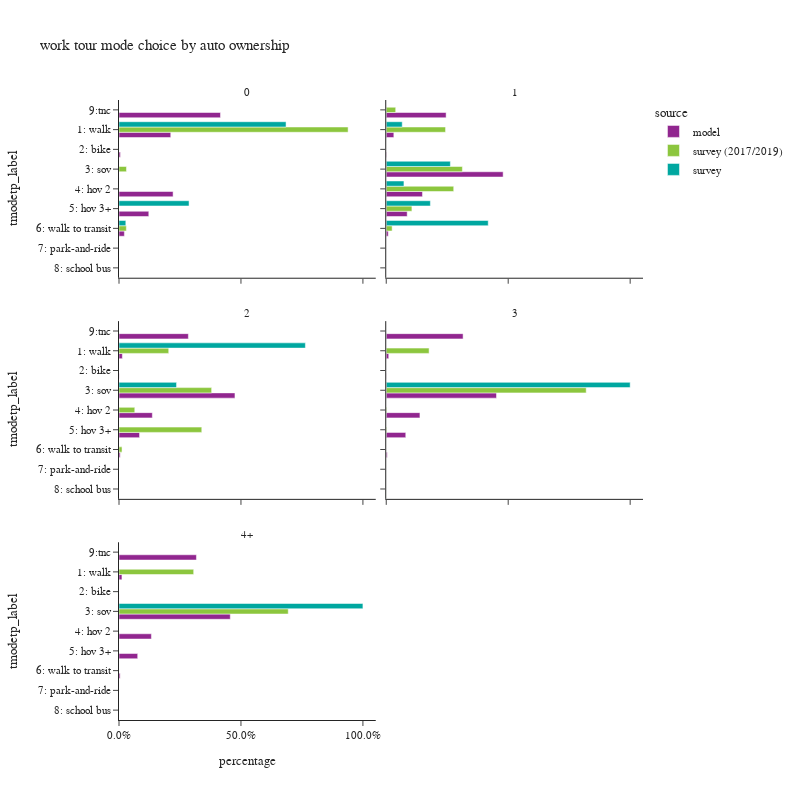

The code cell stored with this chart in its notebook:
### Code cell
plot_mode_choice(wk_base_subtour.loc[wk_base_subtour['auto_ownership_4+']!="-1"],"auto_ownership_4+",
                 {"auto_ownership_4+":["0","1","2","3","4+"],
                  "tmodetp_label":["1: walk","2: bike","3: sov","4: hov 2","5: hov 3+","6: walk to transit",
                                   "7: park-and-ride","8: school bus","9: other–survey only"]},
                 "auto ownership",2,800)

### Figure 1 — Plotly figure (JSON) as saved in the notebook; plotly's stock layout.template omitted (floating-point values rounded to 4 significant figures)
{"data": [{"alignmentgroup": "True", "customdata": [[509], [14], [532], [293], [53], [998]], "hovertemplate": "source=model<br>auto_ownership_4+=0<br>percentage=%{x}<br>tmodetp_label=%{y}<br>sample count=%{customdata[0]}<extra></extra>", "legendgroup": "model", "marker": {"color": "#91268F", "pattern": {"shape": ""}}, "name": "model", "offsetgroup": "model", "orientation": "h", "showlegend": true, "textposition": "auto", "type": "bar", "x": [0.2122, 0.005836, 0.2218, 0.1221, 0.02209, 0.416], "xaxis": "x5", "y": ["1: walk", "2: bike", "4: hov 2", "5: hov 3+", "6: walk to transit", "9:tnc"], "yaxis": "y5"}, {"alignmentgroup": "True", "customdata": [[495], [25], [7611], [2358], [1364], [131], [3898]], "hovertemplate": "source=model<br>auto_ownership_4+=1<br>percentage=%{x}<br>tmodetp_label=%{y}<br>sample count=%{customdata[0]}<extra></extra>", "legendgroup": "model", "marker": {"color": "#91268F", "pattern": {"shape": ""}}, "name": "model", "offsetgroup": "model", "orientation": "h", "showlegend": false, "textposition": "auto", "type": "bar", "x": [0.03117, 0.001574, 0.4792, 0.1485, 0.08588, 0.008248, 0.2454], "xaxis": "x6", "y": ["1: walk", "2: bike", "3: sov", "4: hov 2", "5: hov 3+", "6: walk to transit", "9:tnc"], "yaxis": "y6"}, {"alignmentgroup": "True", "customdata": [[340], [17], [11756], [3379], [2082], [122], [7033]], "hovertemplate": "source=model<br>auto_ownership_4+=2<br>percentage=%{x}<br>tmodetp_label=%{y}<br>sample count=%{customdata[0]}<extra></extra>", "legendgroup": "model", "marker": {"color": "#91268F", "pattern": {"shape": ""}}, "name": "model", "offsetgroup": "model", "orientation": "h", "showlegend": false, "textposition": "auto", "type": "bar", "x": [0.01375, 0.0006875, 0.4754, 0.1366, 0.08419, 0.004933, 0.2844], "xaxis": "x3", "y": ["1: walk", "2: bike", "3: sov", "4: hov 2", "5: hov 3+", "6: walk to transit", "9:tnc"], "yaxis": "y3"}, {"alignmentgroup": "True", "customdata": [[118], [6], [5223], [1596], [925], [47], [3641]], "hovertemplate": "source=model<br>auto_ownership_4+=3<br>percentage=%{x}<br>tmodetp_label=%{y}<br>sample count=%{customdata[0]}<extra></extra>", "legendgroup": "model", "marker": {"color": "#91268F", "pattern": {"shape": ""}}, "name": "model", "offsetgroup": "model", "orientation": "h", "showlegend": false, "textposition": "auto", "type": "bar", "x": [0.01021, 0.0005192, 0.452, 0.1381, 0.08004, 0.004067, 0.3151], "xaxis": "x4", "y": ["1: walk", "2: bike", "3: sov", "4: hov 2", "5: hov 3+", "6: walk to transit", "9:tnc"], "yaxis": "y4"}, {"alignmentgroup": "True", "customdata": [[99], [2], [3751], [1092], [630], [38], [2610]], "hovertemplate": "source=model<br>auto_ownership_4+=4+<br>percentage=%{x}<br>tmodetp_label=%{y}<br>sample count=%{customdata[0]}<extra></extra>", "legendgroup": "model", "marker": {"color": "#91268F", "pattern": {"shape": ""}}, "name": "model", "offsetgroup": "model", "orientation": "h", "showlegend": false, "textposition": "auto", "type": "bar", "x": [0.01204, 0.0002432, 0.4562, 0.1328, 0.07662, 0.004622, 0.3174], "xaxis": "x", "y": ["1: walk", "2: bike", "3: sov", "4: hov 2", "5: hov 3+", "6: walk to transit", "9:tnc"], "yaxis": "y"}, {"alignmentgroup": "True", "customdata": [[14], [1], [2]], "hovertemplate": "source=survey (2017/2019)<br>auto_ownership_4+=0<br>percentage=%{x}<br>tmodetp_label=%{y}<br>sample count=%{customdata[0]}<extra></extra>", "legendgroup": "survey (2017/2019)", "marker": {"color": "#8CC63E", "pattern": {"shape": ""}}, "name": "survey (2017/2019)", "offsetgroup": "survey (2017/2019)", "orientation": "h", "showlegend": true, "textposition": "auto", "type": "bar", "x": [0.9393, 0.03062, 0.03011], "xaxis": "x5", "y": ["1: walk", "3: sov", "6: walk to transit"], "yaxis": "y5"}, {"alignmentgroup": "True", "customdata": [[37], [24], [16], [17], [10], [2]], "hovertemplate": "source=survey (2017/2019)<br>auto_ownership_4+=1<br>percentage=%{x}<br>tmodetp_label=%{y}<br>sample count=%{customdata[0]}<extra></extra>", "legendgroup": "survey (2017/2019)", "marker": {"color": "#8CC63E", "pattern": {"shape": ""}}, "name": "survey (2017/2019)", "offsetgroup": "survey (2017/2019)", "orientation": "h", "showlegend": false, "textposition": "auto", "type": "bar", "x": [0.2431, 0.3122, 0.2766, 0.1052, 0.02416, 0.03873], "xaxis": "x6", "y": ["1: walk", "3: sov", "4: hov 2", "5: hov 3+", "6: walk to transit", "9:tnc"], "yaxis": "y6"}, {"alignmentgroup": "True", "customdata": [[15], [34], [10], [6], [4]], "hovertemplate": "source=survey (2017/2019)<br>auto_ownership_4+=2<br>percentage=%{x}<br>tmodetp_label=%{y}<br>sample count=%{customdata[0]}<extra></extra>", "legendgroup": "survey (2017/2019)", "marker": {"color": "#8CC63E", "pattern": {"shape": ""}}, "name": "survey (2017/2019)", "offsetgroup": "survey (2017/2019)", "orientation": "h", "showlegend": false, "textposition": "auto", "type": "bar", "x": [0.2038, 0.3798, 0.06465, 0.3393, 0.01243], "xaxis": "x3", "y": ["1: walk", "3: sov", "4: hov 2", "5: hov 3+", "6: walk to transit"], "yaxis": "y3"}, {"alignmentgroup": "True", "customdata": [[3], [14], [2], [1], [1]], "hovertemplate": "source=survey (2017/2019)<br>auto_ownership_4+=3<br>percentage=%{x}<br>tmodetp_label=%{y}<br>sample count=%{customdata[0]}<extra></extra>", "legendgroup": "survey (2017/2019)", "marker": {"color": "#8CC63E", "pattern": {"shape": ""}}, "name": "survey (2017/2019)", "offsetgroup": "survey (2017/2019)", "orientation": "h", "showlegend": false, "textposition": "auto", "type": "bar", "x": [0.1757, 0.8198, 0.002302, 0.00218, 8.603e-05], "xaxis": "x4", "y": ["1: walk", "3: sov", "4: hov 2", "5: hov 3+", "8: school bus"], "yaxis": "y4"}, {"alignmentgroup": "True", "customdata": [[1], [6]], "hovertemplate": "source=survey (2017/2019)<br>auto_ownership_4+=4+<br>percentage=%{x}<br>tmodetp_label=%{y}<br>sample count=%{customdata[0]}<extra></extra>", "legendgroup": "survey (2017/2019)", "marker": {"color": "#8CC63E", "pattern": {"shape": ""}}, "name": "survey (2017/2019)", "offsetgroup": "survey (2017/2019)", "orientation": "h", "showlegend": false, "textposition": "auto", "type": "bar", "x": [0.3062, 0.6938], "xaxis": "x", "y": ["1: walk", "3: sov"], "yaxis": "y"}, {"alignmentgroup": "True", "customdata": [[1], [1], [1]], "hovertemplate": "source=survey<br>auto_ownership_4+=0<br>percentage=%{x}<br>tmodetp_label=%{y}<br>sample count=%{customdata[0]}<extra></extra>", "legendgroup": "survey", "marker": {"color": "#00A7A0", "pattern": {"shape": ""}}, "name": "survey", "offsetgroup": "survey", "orientation": "h", "showlegend": true, "textposition": "auto", "type": "bar", "x": [0.6848, 0.2872, 0.02798], "xaxis": "x5", "y": ["1: walk", "5: hov 3+", "6: walk to transit"], "yaxis": "y5"}, {"alignmentgroup": "True", "customdata": [[3], [9], [2], [6], [1]], "hovertemplate": "source=survey<br>auto_ownership_4+=1<br>percentage=%{x}<br>tmodetp_label=%{y}<br>sample count=%{customdata[0]}<extra></extra>", "legendgroup": "survey", "marker": {"color": "#00A7A0", "pattern": {"shape": ""}}, "name": "survey", "offsetgroup": "survey", "orientation": "h", "showlegend": false, "textposition": "auto", "type": "bar", "x": [0.06555, 0.2629, 0.07256, 0.1809, 0.4181], "xaxis": "x6", "y": ["1: walk", "3: sov", "4: hov 2", "5: hov 3+", "6: walk to transit"], "yaxis": "y6"}, {"alignmentgroup": "True", "customdata": [[2], [10]], "hovertemplate": "source=survey<br>auto_ownership_4+=2<br>percentage=%{x}<br>tmodetp_label=%{y}<br>sample count=%{customdata[0]}<extra></extra>", "legendgroup": "survey", "marker": {"color": "#00A7A0", "pattern": {"shape": ""}}, "name": "survey", "offsetgroup": "survey", "orientation": "h", "showlegend": false, "textposition": "auto", "type": "bar", "x": [0.7641, 0.2359], "xaxis": "x3", "y": ["1: walk", "3: sov"], "yaxis": "y3"}, {"alignmentgroup": "True", "customdata": [[8]], "hovertemplate": "source=survey<br>auto_ownership_4+=3<br>percentage=%{x}<br>tmodetp_label=%{y}<br>sample count=%{customdata[0]}<extra></extra>", "legendgroup": "survey", "marker": {"color": "#00A7A0", "pattern": {"shape": ""}}, "name": "survey", "offsetgroup": "survey", "orientation": "h", "showlegend": false, "textposition": "auto", "type": "bar", "x": [1.0], "xaxis": "x4", "y": ["3: sov"], "yaxis": "y4"}, {"alignmentgroup": "True", "customdata": [[4]], "hovertemplate": "source=survey<br>auto_ownership_4+=4+<br>percentage=%{x}<br>tmodetp_label=%{y}<br>sample count=%{customdata[0]}<extra></extra>", "legendgroup": "survey", "marker": {"color": "#00A7A0", "pattern": {"shape": ""}}, "name": "survey", "offsetgroup": "survey", "orientation": "h", "showlegend": false, "textposition": "auto", "type": "bar", "x": [1.0], "xaxis": "x", "y": ["3: sov"], "yaxis": "y"}], "layout": {"annotations": [{"font": {}, "showarrow": false, "text": "4+", "x": 0.245, "xanchor": "center", "xref": "paper", "y": 0.2867, "yanchor": "bottom", "yref": "paper"}, {"font": {}, "showarrow": false, "text": "2", "x": 0.245, "xanchor": "center", "xref": "paper", "y": 0.6433, "yanchor": "bottom", "yref": "paper"}, {"font": {}, "showarrow": false, "text": "3", "x": 0.755, "xanchor": "center", "xref": "paper", "y": 0.6433, "yanchor": "bottom", "yref": "paper"}, {"font": {}, "showarrow": false, "text": "0", "x": 0.245, "xanchor": "center", "xref": "paper", "y": 1.0, "yanchor": "bottom", "yref": "paper"}, {"font": {}, "showarrow": false, "text": "1", "x": 0.755, "xanchor": "center", "xref": "paper", "y": 1.0, "yanchor": "bottom", "yref": "paper"}], "barmode": "group", "height": 800, "legend": {"title": {"text": "source"}, "tracegroupgap": 0}, "title": {"text": "work tour mode choice by auto ownership"}, "width": 800, "xaxis": {"anchor": "y", "domain": [0.0, 0.49], "tickformat": ".1%", "title": {"text": "percentage"}}, "xaxis2": {"anchor": "y2", "domain": [0.51, 1.0], "matches": "x", "tickformat": ".1%", "title": {"text": "percentage"}}, "xaxis3": {"anchor": "y3", "domain": [0.0, 0.49], "matches": "x", "showticklabels": false, "tickformat": ".1%"}, "xaxis4": {"anchor": "y4", "domain": [0.51, 1.0], "matches": "x", "showticklabels": false, "tickformat": ".1%"}, "xaxis5": {"anchor": "y5", "domain": [0.0, 0.49], "matches": "x", "showticklabels": false, "tickformat": ".1%"}, "xaxis6": {"anchor": "y6", "domain": [0.51, 1.0], "matches": "x", "showticklabels": false, "tickformat": ".1%"}, "yaxis": {"anchor": "x", "categoryarray": ["9: other–survey only", "8: school bus", "7: park-and-ride", "6: walk to transit", "5: hov 3+", "4: hov 2", "3: sov", "2: bike", "1: walk"], "categoryorder": "array", "domain": [0.0, 0.2867], "title": {"text": "tmodetp_label"}}, "yaxis2": {"anchor": "x2", "domain": [0.0, 0.2867], "matches": "y", "showticklabels": false}, "yaxis3": {"anchor": "x3", "categoryarray": ["9: other–survey only", "8: school bus", "7: park-and-ride", "6: walk to transit", "5: hov 3+", "4: hov 2", "3: sov", "2: bike", "1: walk"], "categoryorder": "array", "domain": [0.3567, 0.6433], "matches": "y", "title": {"text": "tmodetp_label"}}, "yaxis4": {"anchor": "x4", "domain": [0.3567, 0.6433], "matches": "y", "showticklabels": false}, "yaxis5": {"anchor": "x5", "categoryarray": ["9: other–survey only", "8: school bus", "7: park-and-ride", "6: walk to transit", "5: hov 3+", "4: hov 2", "3: sov", "2: bike", "1: walk"], "categoryorder": "array", "domain": [0.7133, 1.0], "matches": "y", "title": {"text": "tmodetp_label"}}, "yaxis6": {"anchor": "x6", "domain": [0.7133, 1.0], "matches": "y", "showticklabels": false}}}
